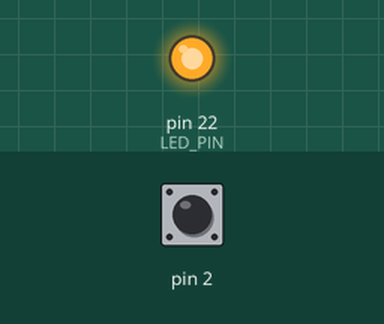
Recording of a sketch running on a simulated Arduino Mega 2560, built for the host (arithmetic inside an expression is 32-bit, double 64-bit). Shown: output pins drawn as LEDs (lit = HIGH). Inputs (shaded band) come from the test bench; at power-on: pin 2 HIGH.

Above: at 1.5 s.
At 6.15 s:
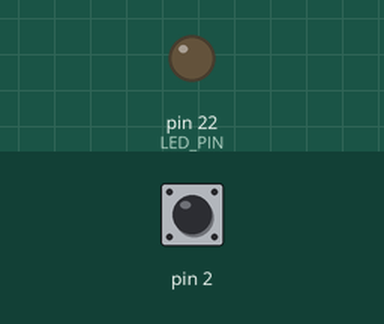
Timing chart, 0 to 7.1 s (numbered marks = the images above):
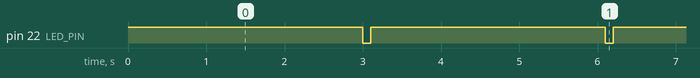

Measured:
- by itself, pin 22 (LED_PIN): alternates HIGH for 3.0 s and LOW for 0.10 s

The sketch:

Pro_Mini_XL--v2--Lowest_Sleep_Current_Wake_on_IRQ.ino
```cpp
#include <avr/power.h>
#include <avr/sleep.h>

#define LED_PIN 22 // PC3 on Pro Mini XL v2 or Arduino pin 15 (PD7) on Pro Mini XL v1.
#define IRQ_PIN 10 // PD2 on Pro Mini XL v2 and v1.
#define IRQ_NUM  0 // PD2 is INT0 on Pro Mini XL v2 and v1.

void awake() {
  sleep_disable();
  detachInterrupt(IRQ_NUM);
}

void setup() {
  // Configure all I/O pins as inputs and with internal pull-ups disabled.
  for (byte pin = 0; pin < NUM_DIGITAL_PINS; pin++) {
    pinMode(pin, INPUT);
    digitalWrite(pin, LOW);
  }
  pinMode(LED_PIN, OUTPUT);       // Use above define for LED.
  pinMode(IRQ_PIN, INPUT_PULLUP); // Ground this pin to wake.
}

void loop() {
  digitalWrite(LED_PIN, HIGH); // Light board LED as proof of life.
  delay(3000);                 // Behold! (in ms)
  digitalWrite(LED_PIN, LOW);  // Turn it off...

  ADCSRA = 0;          // Disable ADC.
  power_all_disable(); // Turn everything else off - must come after disabling ADC.

  set_sleep_mode(SLEEP_MODE_PWR_DOWN);  // Sleep Mode: POWER-DOWN.
  noInterrupts();                       // Must not interrupt next sequence.

  attachInterrupt(IRQ_NUM, awake, LOW); // Ground IRQ_PIN to wake up.
  EIFR = bit(INTF0);                    // Clear flag for INT0 - just in case.

  sleep_enable();                       // Enable Sleep.
  MCUCR = bit(BODS) | bit(BODSE);       // Software disable Brown-out Detection (BoD).
  MCUCR = bit(BODS);
  interrupts();                         // Now we can be interrupted again.
  sleep_cpu();                          // Sleep - must have been within 3 cycles of enabling.
  power_timer0_enable();                // delay() needs Timer0 enabled!
}
```
